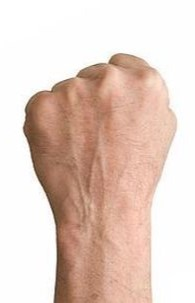
#> input picture Programacion de IA/tirmestre_2/imagenes/piedra.jpg, 195 x 303 px, found by its file name
$ jupyter execute piedra-papel-tij.ipynb
#> lines starting #> are read from the running program, lines starting #| are printed output that depends on the picture; after the words box and inside, x2 and y2 are one past the last pixel; in counts of white or black regions, pixels touching at a corner belong together
- La función **cv.cvtColor** se utiliza para convertir la imagen de su espacio de color original (BGR) a escala de grises
- El argumento **cmap="gray"** indica que se desea utilizar una paleta de colores en escala de grises para mostrar la imagen.

[cell 1]
import cv2 as cv
from matplotlib import pyplot as plt

piedra = cv.imread("C:\\Users\\daniel.martinezcarre\\Desktop\\Repositorios\\ia_repositorio\\Programacion de IA\\tirmestre_2\\imagenes\\piedra.jpg")
#> piedra is the input picture: shape (303, 195, 3); mean B, G, R 196.4, 206.8, 228.1
papel = cv.imread("C:\\Users\\daniel.martinezcarre\\Desktop\\Repositorios\\ia_repositorio\\Programacion de IA\\tirmestre_2\\imagenes\\papel.jpg")
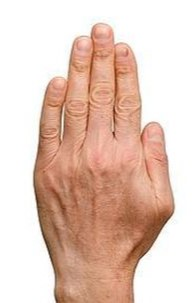
#> input picture Programacion de IA/tirmestre_2/imagenes/papel.jpg, 196 x 303 px, found by its file name
#> papel is the input picture: shape (303, 196, 3); mean B, G, R 188.7, 201.7, 229
tijera = cv.imread("C:\\Users\\daniel.martinezcarre\\Desktop\\Repositorios\\ia_repositorio\\Programacion de IA\\tirmestre_2\\imagenes\\tijera.jpg")
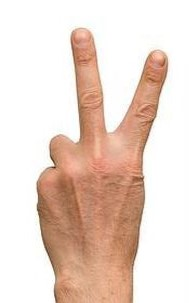
#> input picture Programacion de IA/tirmestre_2/imagenes/tijera.jpg, 189 x 303 px, found by its file name
#> tijera is the input picture: shape (303, 189, 3); mean B, G, R 203.1, 214.1, 234.5

fig,axs = plt.subplots(1,3)
axs[0].imshow(cv.cvtColor(piedra,cv.COLOR_BGR2GRAY),cmap="gray")
axs[1].imshow(cv.cvtColor(papel,cv.COLOR_BGR2GRAY),cmap="gray")
axs[2].imshow(cv.cvtColor(tijera,cv.COLOR_BGR2GRAY),cmap="gray")
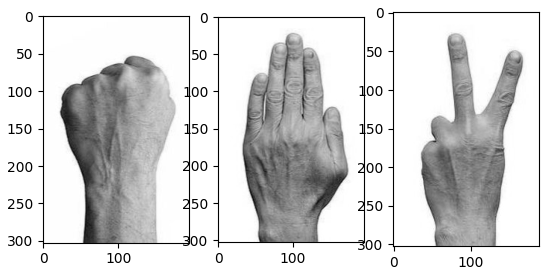
#> figure drawn by matplotlib, 3 panels

[cell 2]
fig,axs = plt.subplots(1,2)
axs[0].imshow(cv.cvtColor(papel,cv.COLOR_BGR2GRAY),cmap="gray")
# Extrae el canal azul de la imagen "papel" utilizando la indexación papel[:,:,0].
axs[1].imshow(papel[:,:,0],cmap="gray")
# Asigna el canal azul extraído a la variable img_papel para su uso posterior.
img_papel=papel[:,:,0]

fig,axs = plt.subplots(1,2)
axs[0].imshow(cv.cvtColor(tijera,cv.COLOR_BGR2GRAY),cmap="gray")
axs[1].imshow(tijera[:,:,0],cmap="gray")
img_tijera=tijera[:,:,0]

fig,axs = plt.subplots(1,2)
axs[0].imshow(cv.cvtColor(piedra,cv.COLOR_BGR2GRAY),cmap="gray")
axs[1].imshow(piedra[:,:,0],cmap="gray")
img_piedra=piedra[:,:,0]
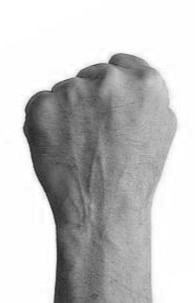
#> img_piedra: shape (303, 195); min 35, max 255, mean 196.4
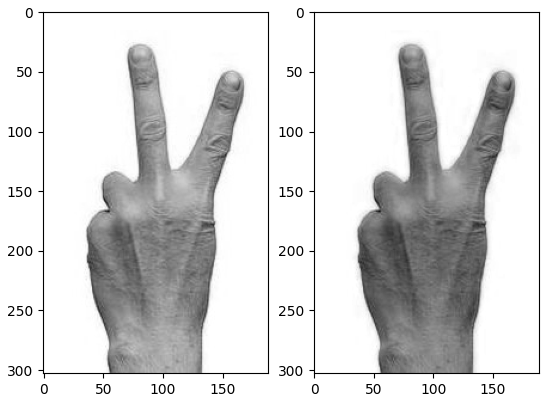
#> figure drawn by matplotlib, 2 panels
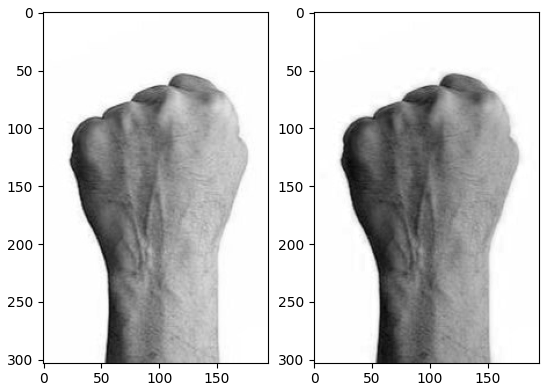
#> figure drawn by matplotlib, 2 panels

Aplicación de un filtro Gaussiano cuya función es difuminar:
- **src**: La imagen de entrada, en este caso img_papel que representa el canal azul extraído de la imagen original.
- **ksize**: Un tuple que define el tamaño del núcleo del filtro (ancho, alto). Aquí se usa (5, 5), creando un núcleo cuadrado de 5x5 píxeles.
- **sigmaX y sigmaY**: Valores que controlan la desviación estándar del filtro en las direcciones horizontal y vertical, respectivamente. Cuanto mayor sea el valor, más difuminada será la imagen. Aquí se usan ambos valores a 20, generando un desenfoque significativo.

[cell 3]
fig,axs = plt.subplots(1,3)

img_papel = cv.GaussianBlur(src=img_papel, ksize=(5,5), sigmaX=20, sigmaY=20)
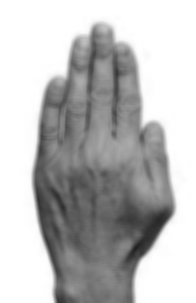
#> img_papel: shape (303, 196); min 32, max 255, mean 188.7
img_piedra = cv.GaussianBlur(src=img_piedra, ksize=(5,5), sigmaX=20, sigmaY=20)
img_tijera = cv.GaussianBlur(src=img_tijera, ksize=(5,5), sigmaX=20, sigmaY=20)
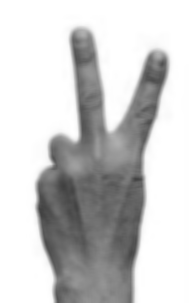
#> img_tijera: shape (303, 189); min 64, max 255, mean 203.1

axs[0].imshow(img_papel,cmap="gray")
axs[1].imshow(img_piedra,cmap="gray")
axs[2].imshow(img_tijera,cmap="gray")

- El código convierte la imagen del canal azul difuminada en una imagen binaria inversa, donde los píxeles por debajo de 160 se vuelven negros y los píxeles por encima de 160 se vuelven blancos.
- La imagen umbralizada se muestra en escala de grises.

[cell 4]
fig,axs = plt.subplots(1,3)

ret,th1 = cv.threshold(img_papel,160, 255,cv.THRESH_BINARY_INV)
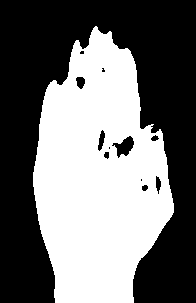
#> th1: shape (303, 196); 44.8% white; 1 white region, box (x1, y1, x2, y2) and area: (33, 26, 174, 303) 26620
plt.imshow(th1,cmap="gray")
ret,th2 = cv.threshold(img_piedra,180, 255,cv.THRESH_BINARY_INV)
#> th2: shape (303, 195); 43% white; 4 white regions (2 under 20 px), largest, box (x1, y1, x2, y2) and area: (22, 53, 171, 303) 25395, (144, 237, 149, 246) 30
plt.imshow(th2,cmap="gray")
ret,th3 = cv.threshold(img_tijera,160, 255,cv.THRESH_BINARY_INV)
#> th3: shape (303, 189); 34.8% white; 1 white region, box (x1, y1, x2, y2) and area: (37, 31, 167, 303) 19946
plt.imshow(th3,cmap="gray")


axs[0].imshow(th1,cmap="gray")
axs[1].imshow(th2,cmap="gray")
axs[2].imshow(th3,cmap="gray")

[cell 5]
import numpy as np

fig,axs = plt.subplots(1,3)


kernel = cv.getStructuringElement(cv.MORPH_ELLIPSE, (7,7))

img2_papel = cv.morphologyEx(th1, cv.MORPH_CLOSE, kernel, iterations=5)
#> img2_papel: shape (303, 196); 46.5% white; 1 white region, box (x1, y1, x2, y2) and area: (33, 26, 174, 303) 27616
img2_papel = cv.morphologyEx(img2_papel, cv.MORPH_OPEN, kernel, iterations=1)
#> img2_papel: shape (303, 196); 46.5% white; 1 white region, box (x1, y1, x2, y2) and area: (33, 26, 174, 303) 27607

img2_piedra = cv.morphologyEx(th2, cv.MORPH_CLOSE, kernel, iterations=5)
#> img2_piedra: shape (303, 195); 44.6% white; 1 white region, box (x1, y1, x2, y2) and area: (22, 53, 171, 303) 26335
img2_piedra = cv.morphologyEx(img2_piedra, cv.MORPH_OPEN, kernel, iterations=1)
#> img2_piedra: shape (303, 195); 44.6% white; 1 white region, box (x1, y1, x2, y2) and area: (22, 53, 170, 303) 26327

img2_tijera = cv.morphologyEx(th3, cv.MORPH_CLOSE, kernel, iterations=5)
#> img2_tijera: shape (303, 189); 36.6% white; 1 white region, box (x1, y1, x2, y2) and area: (37, 31, 167, 303) 20940
img2_tijera = cv.morphologyEx(img2_tijera, cv.MORPH_OPEN, kernel, iterations=1)
#> img2_tijera: shape (303, 189); 36.5% white; 1 white region, box (x1, y1, x2, y2) and area: (37, 31, 167, 303) 20930


axs[0].imshow(img2_papel,cmap="gray")
axs[1].imshow(img2_piedra,cmap="gray")
axs[2].imshow(img2_tijera,cmap="gray")

[cell 6]
min=50
max=100
fig,axs = plt.subplots(1,3)


cn_papel = cv.Canny(img2_papel,min,max)
#> cn_papel: shape (303, 196); 1.1% white in thin lines or dots, all inside (x1, y1, x2, y2) = (32, 26, 174, 303)
cn_piedra = cv.Canny(img2_piedra,min,max)
#> cn_piedra: shape (303, 195); 1.1% white in thin lines or dots, all inside (x1, y1, x2, y2) = (21, 52, 170, 303)
cn_tijera = cv.Canny(img2_tijera,min,max)
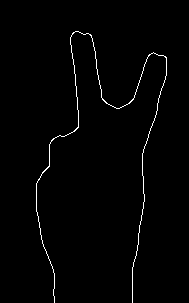
#> cn_tijera: shape (303, 189); 1.3% white in thin lines or dots, all inside (x1, y1, x2, y2) = (36, 31, 167, 303)

axs[0].imshow(cn_papel, cmap = "gray")
axs[1].imshow(cn_piedra, cmap = "gray")
axs[2].imshow(cn_tijera, cmap = "gray")
